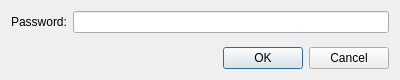
<?xml version="1.0" encoding="UTF-8"?>
<ui version="4.0">
 <class>StartServerScreen</class>
 <widget class="QDialog" name="StartServerScreen">
  <property name="geometry">
   <rect>
    <x>0</x>
    <y>0</y>
    <width>400</width>
    <height>80</height>
   </rect>
  </property>
  <property name="windowTitle">
   <string>Dialog</string>
  </property>
  <layout class="QVBoxLayout" name="verticalLayout">
   <item>
    <layout class="QFormLayout" name="formLayout">
     <item row="0" column="0">
      <widget class="QLabel" name="password">
       <property name="text">
        <string>Password:</string>
       </property>
      </widget>
     </item>
     <item row="0" column="1">
      <widget class="QLineEdit" name="passwordEdit">
       <property name="echoMode">
        <enum>QLineEdit::EchoMode::Password</enum>
       </property>
      </widget>
     </item>
    </layout>
   </item>
   <item>
    <spacer name="verticalSpacer">
     <property name="orientation">
      <enum>Qt::Orientation::Vertical</enum>
     </property>
     <property name="sizeHint" stdset="0">
      <size>
       <width>20</width>
       <height>40</height>
      </size>
     </property>
    </spacer>
   </item>
   <item>
    <widget class="QDialogButtonBox" name="buttonBox">
     <property name="standardButtons">
      <set>QDialogButtonBox::StandardButton::Cancel|QDialogButtonBox::StandardButton::Ok</set>
     </property>
    </widget>
   </item>
  </layout>
 </widget>
 <resources/>
 <connections/>
</ui>
